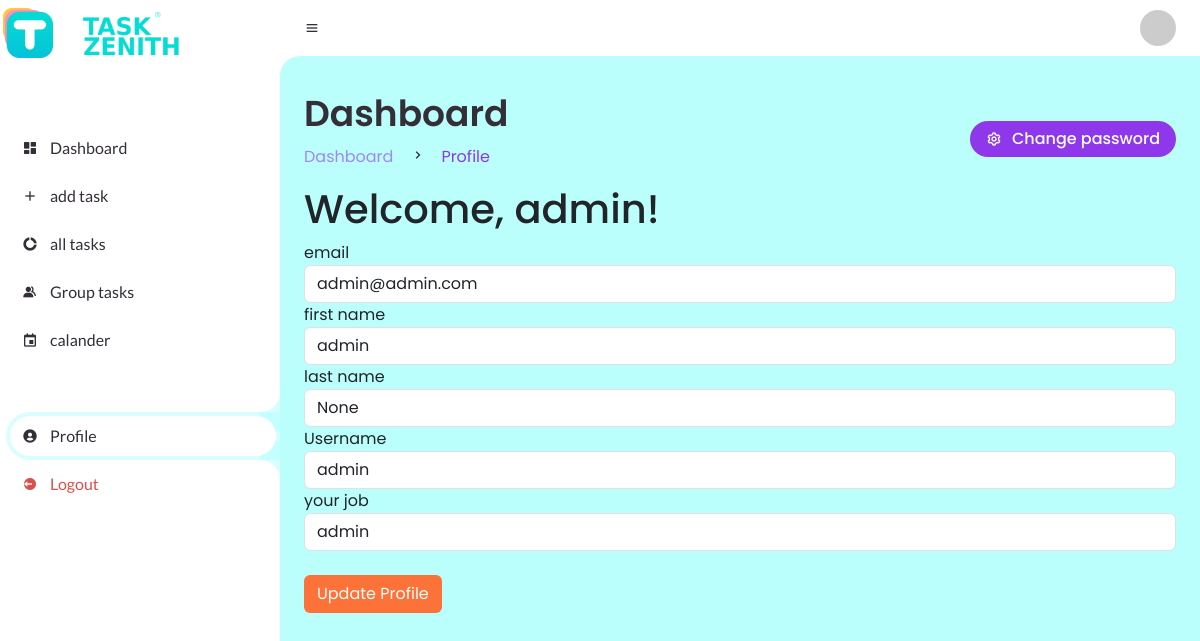
/profil/2/update (signed in), run on the app's committed database.
### website/models.py (models this page shows)
class User(db.Model, UserMixin):
    id = db.Column(db.Integer, primary_key=True)
    email = db.Column(db.String(100), unique=True)
    password = db.Column(db.String(100))
    firsname = db.Column(db.String(100))
    lastname = db.Column(db.String(100))
    username = db.Column(db.String(200))
    job = db.Column(db.String(200))
    workouts = db.relationship('Task', backref='author', lazy=True)
    groups = db.relationship('Group', backref='author', lazy=True)
    comments = db.relationship('Comment', backref='user', passive_deletes=True)
    def avatar(self, size):
        digest = md5(self.email.lower().encode('utf-8')).hexdigest()
        return 'https://www.gravatar.com/avatar/{}?d=identicon&s={}'.format(digest, size)

### website/auth.py (the view, shortened to what this page needs)
@auth.route('/profil/<int:user_id>/update', methods=['GET', 'POST'])
@login_required
def profile(user_id):
    user = User.query.get(user_id)
    return render_template('profil.html', user=user )

### website/templates/profil.html (shortened to what this page needs)
<!DOCTYPE html>
<html lang="en">
<head>
    <link href="https://cdn.jsdelivr.net/npm/bootstrap@5.3.0-alpha3/dist/css/bootstrap.min.css" rel="stylesheet"
>
	<link href='https://unpkg.com/boxicons@2.0.9/css/boxicons.min.css' rel='stylesheet'>
	<link rel="stylesheet" href="{{ url_for('static', filename= 'style.css') }}">
</head>
<body>
	<section id="sidebar">
		<a href="/" class="brand">
			<img  src=" {{ url_for('static', filename= './img/V2.png') }}" style="width: 50px; margin-top: 9px; margin-left: 3px;"></img>
            <img class="text" src="{{ url_for('static', filename= "./img/V6.png") }}" style="width: 100px; margin-top: 18px;  margin-left: 30px; "></img>
		</a>
		<ul class="side-menu top">
			<li >
				<a href="/">
					<i class='bx bxs-dashboard' ></i>
					<span class="text">Dashboard</span>
				</a>
			</li>
			<li>
				<a href="/new">
					<i class='bx bx-plus' ></i>
					<span class="text">add task</span>
				</a>
			</li>
			<li>
				<a href="/all">
					<i class='bx bxs-doughnut-chart' ></i>
					<span class="text">all tasks</span>
				</a>
			</li>
			<li>
				<a href="/groups">
					<i class='bx bxs-group' ></i>
					<span class="text">Group tasks</span>
				</a>
			</li>
			<li>
				<a href="/calender">
					<i class='bx bx-calendar-event' ></i>
					<span class="text">calander</span>
				</a>
			</li>
		</ul>
		<ul class="side-menu">
      <li class="active">
        <a href="{{ url_for('auth.profile', user_id=user.id) }}">
			<i class='bx bxs-user-circle'></i>
			<span class="text">Profile</span>
		</a>
      </li>
			<li>
				<a href="/logout" class="logout">
					<i class='bx bxs-log-out-circle' ></i>
					<span class="text">Logout</span>
				</a>
			</li>
		</ul>
	</section>
	<section id="content">
		<nav>
			<i class='bx bx-menu' ></i>
			<a href="{{ url_for('auth.profile', user_id=user.id) }}" class="profile">
				<img src="{{ user.avatar(128) }}">
			</a>
		</nav>
		<main>
			<div class="head-title">
				<div class="left">
					<h1>Dashboard</h1>
					<ul class="breadcrumb">
						<li>
							<a href="#">Dashboard</a>
						</li>
						<li><i class='bx bx-chevron-right' ></i></li>
						<li>
							<a class="active" href="#">Profile</a>
						</li>
					</ul>
				</div>
				<a href="{{ url_for('auth.change_password', user_id=user.id) }}" class="btn-download">
					<i class='bx bx-cog' ></i>
					<span class="text">Change password</span>
				</a>
			</div>
<h1>
    Welcome, {{user.firsname}}!
  </h1>
  <form method="post">
    <div class="form-group">
        <label for="email">email</label>
        <input type="email" class="form-control" id="email" name="email" placeholder="Enter email"  value="{{user.email}}" >
        <label for="firsname">first name</label>
        <input type="text" class="form-control" id="firsname" name="firsname" placeholder="Enter first name" value="{{user.firsname}}">
        <label for="lastname">last name</label>
        <input type="text" class="form-control" id="lastname" name="lastname" placeholder="Enter last name" value="{{user.lastname}}">
        <label for="username">Username</label>
        <input type="text" class="form-control" id="username" name="username" placeholder="Enter username" value="{{user.username}}">
        <label for="job">your job</label>
        <input type="text" class="form-control" id="job" name="job" placeholder="Enter job" value="{{user.job}}">
        <br/>
        <button type="submit" class="btn" style="background-color:#FD7238; color:white;" >Update Profile</button>
    </div>
</form>
		</main>
	</section>
</body>
</html>

### website/static/style.css (style rules this page uses)
* { margin: 0; padding: 0; box-sizing: border-box; }
a { text-decoration: none; }
li { list-style: none; }
:root { --poppins: 'Poppins', sans-serif; --lato: 'Lato', sans-serif; --light: rgb(255, 255, 255); --blue: #1f0041; --blue: #8e37eb; --light-blue: #; --grey: #a3fffc6d; --dark-grey: #A187F9; --dark: #342E37; --red: #DB504A; --yellow: #FFCE26; --light-yellow: #FFF2C6; --orange: #FD7238; --light-orange: #FFE0D3; }
html { overflow-x: hidden; }
body { background: var(--grey); overflow-x: hidden; }
#sidebar { position: fixed; top: 0; left: 0; width: 280px; height: 100%; background: var(--light); z-index: 2000; font-family: var(--lato); transition: .3s ease; overflow-x: hidden; scrollbar-width: none; }
#sidebar .brand { font-size: 24px; font-weight: 700; height: 56px; display: flex; align-items: center; color: var(--blue); position: sticky; top: 0; left: 0; background: var(); z-index: 500; padding-bottom: 20px; box-sizing: content-box; }
#sidebar .side-menu { width: 100%; margin-top: 48px; }
ul { padding-left: 0rem !important; }
#sidebar .side-menu li { height: 48px; background: transparent; margin-left: 6px; border-radius: 48px 0 0 48px; padding: 4px; }
#sidebar .side-menu li.active { background: var(--grey); position: relative; }
#sidebar .side-menu li.active::before { content: ''; position: absolute; width: 40px; height: 40px; border-radius: 50%; top: -40px; right: 0; box-shadow: 20px 20px 0 var(--grey); z-index: -1; }
#sidebar .side-menu li.active::after { content: ''; position: absolute; width: 40px; height: 40px; border-radius: 50%; bottom: -40px; right: 0; box-shadow: 20px -20px 0 var(--grey); z-index: -1; }
#sidebar .side-menu li a { width: 100%; height: 100%; background: var(--light); display: flex; align-items: center; border-radius: 48px; font-size: 16px; color: var(--dark); white-space: nowrap; overflow-x: hidden; }
#sidebar .side-menu li a.logout { color: var(--red); }
#sidebar .side-menu li a .bx { min-width: calc(60px - ((4px + 6px) * 2)); display: flex; justify-content: center; }
#content { position: relative; width: calc(100% - 280px); left: 280px; transition: .3s ease; }
#content nav { height: 56px; background: var(--light); padding: 0 24px; display: flex; align-items: center; grid-gap: 24px; font-family: var(--lato); position: sticky; justify-content: space-between; top: 0; left: 0; z-index: 1000; }
#content nav::before { content: ''; position: absolute; width: 40px; height: 40px; bottom: -40px; left: 0; border-radius: 50%; box-shadow: -20px -20px 0 var(--light); }
#content nav a { color: var(--dark); }
#content nav .bx.bx-menu { cursor: pointer; color: var(--dark); }
#content nav .profile img { width: 36px; height: 36px; object-fit: cover; border-radius: 50%; }
#content main { width: 100%; height: 100vh; padding: 36px 24px; font-family: var(--poppins); max-height: calc(100vh - 56px); overflow-y: auto; background-color: #A3FFFC84; }
#content main .head-title { display: flex; align-items: center; justify-content: space-between; grid-gap: 16px; flex-wrap: wrap; }
#content main .head-title .left h1 { font-size: 36px; font-weight: 600; margin-bottom: 10px; color: var(--dark); }
#content main .head-title .left .breadcrumb { display: flex; align-items: center; grid-gap: 16px; }
#content main .head-title .left .breadcrumb li { color: var(--dark); }
#content main .head-title .left .breadcrumb li a { color: var(--dark-grey); pointer-events: none; }
#content main .head-title .left .breadcrumb li a.active { color: var(--blue); pointer-events: unset; }
#content main .head-title .btn-download { height: 36px; padding: 0 16px; border-radius: 36px; background: var(--blue); color: var(--light); display: flex; justify-content: center; align-items: center; grid-gap: 10px; font-weight: 500; }

### data on the page
User: firsname "admin", email "admin@admin.com", lastname "None", username "admin", job "admin"
